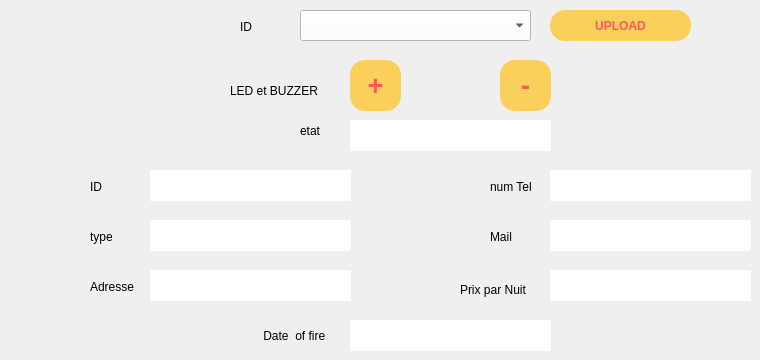
       <widget class="QWidget" name="tab_6">
        <attribute name="title">
         <string>Alarme</string>
        </attribute>
        <widget class="QLabel" name="label_33">
         <property name="geometry">
          <rect>
           <x>300</x>
           <y>120</y>
           <width>41</width>
           <height>21</height>
          </rect>
         </property>
         <property name="text">
          <string>etat</string>
         </property>
        </widget>
        <widget class="QLabel" name="label_34">
         <property name="geometry">
          <rect>
           <x>350</x>
           <y>120</y>
           <width>201</width>
           <height>31</height>
          </rect>
         </property>
         <property name="styleSheet">
          <string notr="true">background-color:#FFFFFF;</string>
         </property>
         <property name="text">
          <string/>
         </property>
        </widget>
        <widget class="QComboBox" name="cb_id_alarme">
         <property name="geometry">
          <rect>
           <x>300</x>
           <y>10</y>
           <width>231</width>
           <height>31</height>
          </rect>
         </property>
         <property name="styleSheet">
          <string notr="true">background-color:#FFFFFF;</string>
         </property>
        </widget>
        <widget class="QLabel" name="label_36">
         <property name="geometry">
          <rect>
           <x>240</x>
           <y>20</y>
           <width>47</width>
           <height>14</height>
          </rect>
         </property>
         <property name="text">
          <string>ID</string>
         </property>
        </widget>
        <widget class="QPushButton" name="upload">
         <property name="geometry">
          <rect>
           <x>550</x>
           <y>10</y>
           <width>141</width>
           <height>31</height>
          </rect>
         </property>
         <property name="styleSheet">
          <string notr="true">QPushButton{
border-radius:15px;
	background:#FACF5A;
	color:#FF5959;
	font-weight : bold;
}
QPushButton:hover
{
		background:#FF5959;
		color:#FACF5A;
		font-weight: bold;
}</string>
         </property>
         <property name="text">
          <string>UPLOAD</string>
         </property>
        </widget>
        <widget class="QPushButton" name="AjoutLed">
         <property name="geometry">
          <rect>
           <x>350</x>
           <y>60</y>
           <width>51</width>
           <height>51</height>
          </rect>
         </property>
         <property name="font">
          <font>
           <pointsize>20</pointsize>
           <weight>75</weight>
           <bold>true</bold>
          </font>
         </property>
         <property name="styleSheet">
          <string notr="true">QPushButton{
border-radius:15px;
	background:#FACF5A;
	color:#FF5959;
	font-weight : bold;
}
QPushButton:hover
{
		background:#FF5959;
		color:#FACF5A;
		font-weight: bold;
}</string>
         </property>
         <property name="text">
          <string>+</string>
         </property>
        </widget>
        <widget class="QPushButton" name="moinLed">
         <property name="geometry">
          <rect>
           <x>500</x>
           <y>60</y>
           <width>51</width>
           <height>51</height>
          </rect>
         </property>
         <property name="font">
          <font>
           <pointsize>20</pointsize>
           <weight>75</weight>
           <bold>true</bold>
          </font>
         </property>
         <property name="styleSheet">
          <string notr="true">QPushButton{
border-radius:15px;
	background:#FACF5A;
	color:#FF5959;
	font-weight : bold;
}
QPushButton:hover
{
		background:#FF5959;
		color:#FACF5A;
		font-weight: bold;
}</string>
         </property>
         <property name="text">
          <string>-</string>
         </property>
        </widget>
        <widget class="QLabel" name="label_37">
         <property name="geometry">
          <rect>
           <x>230</x>
           <y>80</y>
           <width>111</width>
           <height>21</height>
          </rect>
         </property>
         <property name="text">
          <string>LED et BUZZER</string>
         </property>
        </widget>
        <widget class="QLabel" name="alarme1">
         <property name="geometry">
          <rect>
           <x>150</x>
           <y>170</y>
           <width>201</width>
           <height>31</height>
          </rect>
         </property>
         <property name="styleSheet">
          <string notr="true">background-color:#FFFFFF;</string>
         </property>
         <property name="text">
          <string/>
         </property>
        </widget>
        <widget class="QLabel" name="alarme2">
         <property name="geometry">
          <rect>
           <x>150</x>
           <y>220</y>
           <width>201</width>
           <height>31</height>
          </rect>
         </property>
         <property name="styleSheet">
          <string notr="true">background-color:#FFFFFF;</string>
         </property>
         <property name="text">
          <string/>
         </property>
        </widget>
        <widget class="QLabel" name="alarme3">
         <property name="geometry">
          <rect>
           <x>150</x>
           <y>270</y>
           <width>201</width>
           <height>31</height>
          </rect>
         </property>
         <property name="styleSheet">
          <string notr="true">background-color:#FFFFFF;</string>
         </property>
         <property name="text">
          <string/>
         </property>
        </widget>
        <widget class="QLabel" name="alarme4">
         <property name="geometry">
          <rect>
           <x>550</x>
           <y>170</y>
           <width>201</width>
           <height>31</height>
          </rect>
         </property>
         <property name="styleSheet">
          <string notr="true">background-color:#FFFFFF;</string>
         </property>
         <property name="text">
          <string/>
         </property>
        </widget>
        <widget class="QLabel" name="alarme5">
         <property name="geometry">
          <rect>
           <x>550</x>
           <y>220</y>
           <width>201</width>
           <height>31</height>
          </rect>
         </property>
         <property name="styleSheet">
          <string notr="true">background-color:#FFFFFF;</string>
         </property>
         <property name="text">
          <string/>
         </property>
        </widget>
        <widget class="QLabel" name="alarme6">
         <property name="geometry">
          <rect>
           <x>550</x>
           <y>270</y>
           <width>201</width>
           <height>31</height>
          </rect>
         </property>
         <property name="styleSheet">
          <string notr="true">background-color:#FFFFFF;</string>
         </property>
         <property name="text">
          <string/>
         </property>
        </widget>
        <widget class="QLabel" name="label_43">
         <property name="geometry">
          <rect>
           <x>90</x>
           <y>230</y>
           <width>47</width>
           <height>14</height>
          </rect>
         </property>
         <property name="text">
          <string>type</string>
         </property>
        </widget>
        <widget class="QLabel" name="label_44">
         <property name="geometry">
          <rect>
           <x>90</x>
           <y>180</y>
           <width>47</width>
           <height>14</height>
          </rect>
         </property>
         <property name="text">
          <string>ID</string>
         </property>
        </widget>
        <widget class="QLabel" name="label_45">
         <property name="geometry">
          <rect>
           <x>90</x>
           <y>280</y>
           <width>47</width>
           <height>14</height>
          </rect>
         </property>
         <property name="text">
          <string>Adresse</string>
         </property>
        </widget>
        <widget class="QLabel" name="label_46">
         <property name="geometry">
          <rect>
           <x>490</x>
           <y>180</y>
           <width>47</width>
           <height>14</height>
          </rect>
         </property>
         <property name="text">
          <string>num Tel</string>
         </property>
        </widget>
        <widget class="QLabel" name="label_47">
         <property name="geometry">
          <rect>
           <x>490</x>
           <y>230</y>
           <width>47</width>
           <height>14</height>
          </rect>
         </property>
         <property name="text">
          <string>Mail</string>
         </property>
        </widget>
        <widget class="QLabel" name="label_48">
         <property name="geometry">
          <rect>
           <x>460</x>
           <y>280</y>
           <width>81</width>
           <height>20</height>
          </rect>
         </property>
         <property name="text">
          <string>Prix par Nuit</string>
         </property>
        </widget>
        <widget class="QLabel" name="label_35">
         <property name="geometry">
          <rect>
           <x>260</x>
           <y>320</y>
           <width>81</width>
           <height>31</height>
          </rect>
         </property>
         <property name="text">
          <string> Date  of fire</string>
         </property>
        </widget>
        <widget class="QLabel" name="alarme7">
         <property name="geometry">
          <rect>
           <x>350</x>
           <y>320</y>
           <width>201</width>
           <height>31</height>
          </rect>
         </property>
         <property name="styleSheet">
          <string notr="true">background-color:#FFFFFF;</string>
         </property>
         <property name="text">
          <string/>
         </property>
        </widget>
       </widget>
